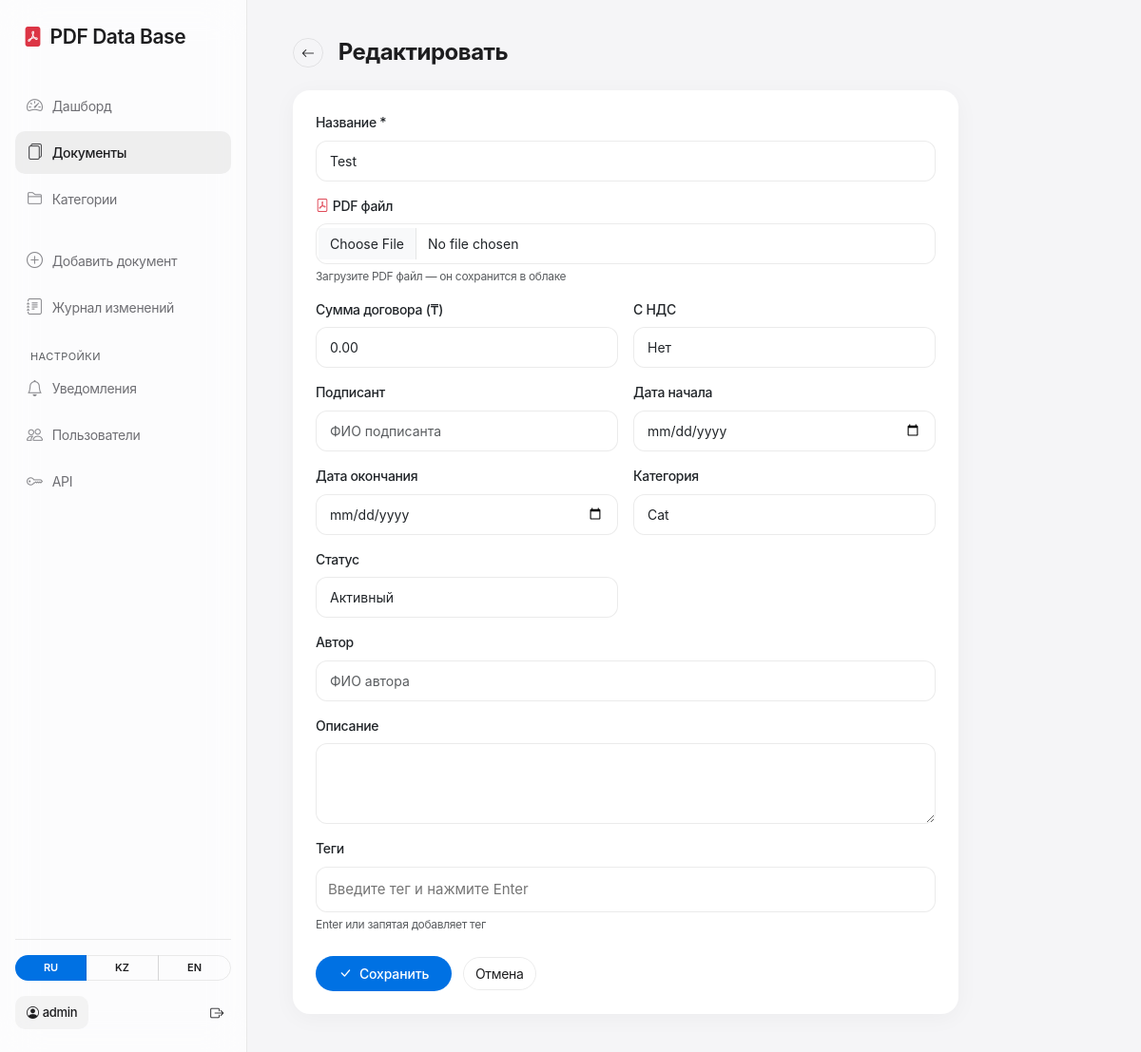
The app's page /documents/test/edit/ (signed in) with its own data.
### documents/models.py (models this page shows, shortened)
class UserProfile(models.Model):
    ROLE_VIEWER = 'viewer'
    ROLE_MANAGER = 'manager'
    ROLE_ADMIN = 'admin'
    ROLE_CHOICES = [
        (ROLE_VIEWER, _('Читатель')),
        (ROLE_MANAGER, _('Менеджер')),
        (ROLE_ADMIN, _('Администратор')),
    ]
    user = models.OneToOneField(User, on_delete=models.CASCADE, related_name='profile', verbose_name=_('Пользователь'))
    full_name = models.CharField(max_length=255, blank=True, verbose_name=_('Имя'))
    role = models.CharField(max_length=10, choices=ROLE_CHOICES, default=ROLE_MANAGER, verbose_name=_('Роль'))
    class Meta:
        verbose_name = _('Профиль пользователя')
        verbose_name_plural = _('Профили пользователей')

class Document(models.Model):
    STATUS_CHOICES = [
        ('active', _('Активный')),
        ('archived', _('В архиве')),
        ('draft', _('Черновик')),
    ]
    title = models.CharField(max_length=255, verbose_name=_('Название'))
    description = models.TextField(blank=True, verbose_name=_('Описание'))
    category = models.ForeignKey(
        Category, on_delete=models.SET_NULL, null=True, blank=True, verbose_name=_('Категория')
    )
    pdf_file = models.FileField(upload_to='pdfs/', blank=True, null=True, verbose_name=_('PDF файл'))
    amount = models.DecimalField(max_digits=15, decimal_places=2, default=0, verbose_name=_('Сумма договора'))
    with_vat = models.BooleanField(default=False, verbose_name=_('С НДС'))
    signatory = models.CharField(max_length=255, blank=True, verbose_name=_('Подписант'))
    author = models.CharField(max_length=150, blank=True, verbose_name=_('Автор'))
    tags = models.ManyToManyField(Tag, blank=True, related_name='documents', verbose_name=_('Теги'))
    status = models.CharField(max_length=20, choices=STATUS_CHOICES, default='active', verbose_name=_('Статус'))
    start_date = models.DateField(null=True, blank=True, verbose_name=_('Дата начала'))
    end_date = models.DateField(null=True, blank=True, verbose_name=_('Дата окончания'))
    pdf_text = models.TextField(blank=True, editable=False, verbose_name=_('Текст PDF'))
    created_at = models.DateTimeField(default=timezone.now, verbose_name=_('Дата добавления'))
    updated_at = models.DateTimeField(auto_now=True, verbose_name=_('Дата обновления'))
    slug = models.SlugField(max_length=255, unique=True, blank=True, verbose_name='Slug')
    class Meta:
        verbose_name = _('Документ')
        verbose_name_plural = _('Документы')
        ordering = ['-created_at']

### documents/views.py (the view)
# urls.py: path('documents/<str:slug>/edit/', views.document_edit, name='document_edit'),
@login_required
@role_required(UserProfile.ROLE_MANAGER, UserProfile.ROLE_ADMIN)
def document_edit(request, slug):
    document = get_object_or_404(Document, slug=slug)
    if request.method == 'POST':
        form = DocumentForm(request.POST, request.FILES, instance=document, user=request.user)
        if form.is_valid():
            document = form.save()
            messages.success(request, _('Документ обновлён!'))
            return redirect('document_detail', slug=document.slug)
    else:
        form = DocumentForm(instance=document, user=request.user)
    return render(request, 'documents/document_form.html', {
        'form': form,
        'title': _('Редактировать'),
        'has_pdf_file': bool(document.pdf_file),
    })

### documents/context_processors.py (called while the page is built)
def user_role(request):
    return {'user_role': get_user_role(request.user) if request.user.is_authenticated else None}

### documents/models.py (called while the page is built)
    def __str__(self):
        return self.name

### documents/permissions.py (called while the page is built)
def get_user_role(user):
    if not user.is_authenticated:
        return None
    if user.is_superuser:
        return UserProfile.ROLE_ADMIN
    profile, _ = UserProfile.objects.get_or_create(user=user)
    return profile.role

def role_required(*roles):
    def decorator(view_func):
        @wraps(view_func)
        def wrapper(request, *args, **kwargs):
            role = get_user_role(request.user)
            if role not in roles:
                raise PermissionDenied(_('Недостаточно прав для этого действия.'))
            return view_func(request, *args, **kwargs)
        return wrapper
    return decorator

### documents/templatetags/documents_extras.py (called while the page is built)
@register.filter
def user_display_name(user):
    from documents.utils import get_user_display_name as display_name
    return display_name(user)

### documents/utils.py (called while the page is built)
def get_user_display_name(user):
    if not user:
        return ''
    profile = getattr(user, 'profile', None)
    if profile is not None and profile.full_name.strip():
        return profile.full_name.strip()
    name = user.get_full_name().strip()
    return name or user.username

### templates/documents/document_form.html (shortened to what this page needs)
{% extends 'base.html' %}
{% load i18n static %}
{% block content %}
<div class="d-flex align-items-center mb-4">
  <a href="{% url 'document_list' %}" class="btn btn-outline-secondary btn-sm me-3"><i class="bi bi-arrow-left"></i></a>
  <h4 class="fw-bold mb-0">{{ title }}</h4>
</div>
<div class="card p-4" style="max-width:700px">
  <form method="post" enctype="multipart/form-data" id="documentForm" data-has-pdf="{% if has_pdf_file %}true{% else %}false{% endif %}">{% csrf_token %}
    <div class="row g-3">
      <div class="col-12"><label class="form-label fw-medium">{% trans "Название *" %}</label>{{ form.title }}</div>
      <div class="col-12">
        <label class="form-label fw-medium"><i class="bi bi-file-pdf text-danger me-1"></i>{% trans "PDF файл" %}</label>
        {{ form.pdf_file }}
        <div class="form-text text-muted" style="font-size:12px;">{% trans "Загрузите PDF файл — он сохранится в облаке" %}</div>
      </div>
      <div class="col-md-6"><label class="form-label fw-medium">{% trans "Сумма договора (₸)" %}</label>{{ form.amount }}</div>
      <div class="col-md-6"><label class="form-label fw-medium">{{ form.with_vat.label }}</label>{{ form.with_vat }}</div>
      <div class="col-md-6"><label class="form-label fw-medium">{% trans "Подписант" %}</label>{{ form.signatory }}</div>
      <div class="col-md-6"><label class="form-label fw-medium">{% trans "Дата начала" %}</label>{{ form.start_date }}</div>
      <div class="col-md-6"><label class="form-label fw-medium">{% trans "Дата окончания" %}</label>{{ form.end_date }}</div>
      <div class="col-md-6"><label class="form-label fw-medium">{% trans "Категория" %}</label>{{ form.category }}</div>
      <div class="col-md-6"><label class="form-label fw-medium">{% trans "Статус" %}</label>{{ form.status }}</div>
      <div class="col-12"><label class="form-label fw-medium">{% trans "Автор" %}</label>{{ form.author }}</div>
      <div class="col-12"><label class="form-label fw-medium">{% trans "Описание" %}</label>{{ form.description }}</div>
      <div class="col-12">
        <label class="form-label fw-medium">{% trans "Теги" %}</label>
        <div class="tag-input-wrapper" data-autocomplete-url="{% url 'tag_autocomplete' %}">
          <input type="text" id="tagTextInput" class="tag-text-input" list="tagSuggestions" placeholder="{% trans 'Введите тег и нажмите Enter' %}" autocomplete="off">
        </div>
        <div class="form-text text-muted" style="font-size:12px;">{% trans "Enter или запятая добавляет тег" %}</div>
      </div>
      <div class="col-12 pt-2">
        <button type="submit" class="btn btn-primary px-4"><i class="bi bi-check-lg me-2"></i>{% trans "Сохранить" %}</button>
        <a href="{% url 'document_list' %}" class="btn btn-outline-secondary ms-2">{% trans "Отмена" %}</a>
      </div>
    </div>
  </form>
</div>
{% endblock %}

### templates/base.html (shortened to what this page needs)
<!DOCTYPE html>
{% load i18n static documents_extras %}
{% get_current_language as LANGUAGE_CODE %}
<html lang="{{ LANGUAGE_CODE|slice:':2' }}">
<head>
<link href="https://cdn.jsdelivr.net/npm/bootstrap@5.3.0/dist/css/bootstrap.min.css" rel="stylesheet">
<link href="https://cdn.jsdelivr.net/npm/bootstrap-icons@1.10.0/font/bootstrap-icons.css" rel="stylesheet">
</head>
<body>
<div class="sidebar" id="sidebar">
  <a href="{% url 'home' %}" class="brand text-decoration-none {% if request.resolver_match.url_name == 'home' %}active{% endif %}"><i class="bi bi-file-pdf-fill text-danger me-2"></i>PDF Data Base</a>
  {% if user.is_authenticated %}
  <ul class="nav flex-column flex-grow-1">
    <li class="nav-item"><a class="nav-link {% if request.resolver_match.url_name == 'dashboard' %}active{% endif %}" href="{% url 'dashboard' %}"><i class="bi bi-speedometer2"></i>{% trans "Дашборд" %}</a></li>
    <li class="nav-item"><a class="nav-link {% if 'document' in request.resolver_match.url_name %}active{% endif %}" href="{% url 'document_list' %}"><i class="bi bi-files"></i>{% trans "Документы" %}</a></li>
    <li class="nav-item"><a class="nav-link {% if 'category' in request.resolver_match.url_name %}active{% endif %}" href="{% url 'category_list' %}"><i class="bi bi-folder2"></i>{% trans "Категории" %}</a></li>
    {% if user_role != 'viewer' %}
    <li class="nav-item mt-3"><a class="nav-link" href="{% url 'document_create' %}"><i class="bi bi-plus-circle"></i>{% trans "Добавить документ" %}</a></li>
    {% endif %}
    {% if user_role == 'admin' %}
    <li class="nav-item"><a class="nav-link {% if request.resolver_match.url_name == 'audit_log' %}active{% endif %}" href="{% url 'audit_log' %}"><i class="bi bi-journal-text"></i>{% trans "Журнал изменений" %}</a></li>
    {% endif %}
    <li class="nav-item mt-3 px-3"><small class="text-muted text-uppercase" style="font-size:11px; letter-spacing:0.04em;">{% trans "Настройки" %}</small></li>
    <li class="nav-item"><a class="nav-link {% if request.resolver_match.url_name == 'notification_settings' %}active{% endif %}" href="{% url 'notification_settings' %}"><i class="bi bi-bell"></i>{% trans "Уведомления" %}</a></li>
    {% if user_role == 'admin' %}
    <li class="nav-item"><a class="nav-link {% if request.resolver_match.url_name == 'user_list' %}active{% endif %}" href="{% url 'user_list' %}"><i class="bi bi-people"></i>{% trans "Пользователи" %}</a></li>
    <li class="nav-item"><a class="nav-link {% if request.resolver_match.url_name == 'api_settings' %}active{% endif %}" href="{% url 'api_settings' %}"><i class="bi bi-key"></i>API</a></li>
    {% endif %}
  </ul>
  <div class="mt-auto pt-3 border-top" style="border-color: var(--apple-border) !important;">
    <div class="mb-3">{% include 'partials/language_switcher.html' %}</div>
    <div class="d-flex align-items-center justify-content-between">
      <span class="user-badge"><i class="bi bi-person-circle me-1"></i>{{ request.user|user_display_name }}</span>
      <a href="{% url 'logout' %}" class="btn btn-sm btn-outline-secondary border-0" title="{% trans 'Выйти' %}"><i class="bi bi-box-arrow-right"></i></a>
    </div>
  </div>
  {% else %}
  <div class="flex-grow-1"></div>
  <div class="mt-auto pt-3 border-top" style="border-color: var(--apple-border) !important;">
    <div class="mb-3">{% include 'partials/language_switcher.html' %}</div>
    <a href="{% url 'login' %}" class="btn btn-primary w-100">{% trans "Войти" %}</a>
  </div>
  {% endif %}
</div>
<main>
  {% block content %}{% endblock %}
</main>
</body>
</html>

### templates/base.html (style rules this page uses)
:root { --apple-bg: #f5f5f7; --apple-card: #ffffff; --apple-text: #1d1d1f; --apple-muted: #6e6e73; --apple-blue: #0071e3; --apple-blue-hover: #0077ed; --apple-border: rgba(0,0,0,0.08); --apple-shadow: 0 4px 24px rgba(0,0,0,0.04); --apple-radius: 18px; --sidebar-width: 260px; }
* { -webkit-font-smoothing: antialiased; -moz-osx-font-smoothing: grayscale; }
body { background: var(--apple-bg); color: var(--apple-text); font-family: -apple-system, BlinkMacSystemFont, "SF Pro Text", "Segoe UI", Roboto, Helvetica, Arial, sans-serif; font-size: 14px; line-height: 1.47059; letter-spacing: -0.022em; }
.sidebar { width: var(--sidebar-width); min-height: 100vh; background: rgba(255,255,255,0.72); backdrop-filter: saturate(180%) blur(20px); -webkit-backdrop-filter: saturate(180%) blur(20px); border-right: 1px solid var(--apple-border); position: fixed; left: 0; top: 0; bottom: 0; display: flex; flex-direction: column; padding: 24px 16px; z-index: 100; transition: transform 0.25s ease; }
.sidebar .brand { font-size: 21px; font-weight: 600; letter-spacing: -0.021em; color: var(--apple-text); margin-bottom: 32px; padding: 0 8px; display: block; transition: opacity 0.2s ease; }
.sidebar .nav-link { color: var(--apple-muted); border-radius: 10px; padding: 10px 12px; margin: 2px 0; font-size: 14px; font-weight: 400; transition: all 0.2s ease; }
.sidebar .nav-link.active { color: var(--apple-text); background: rgba(0,0,0,0.06); font-weight: 500; }
.sidebar .nav-link i { font-size: 17px; margin-right: 10px; opacity: 0.8; }
.user-badge { background: rgba(0,0,0,0.04); color: var(--apple-text); border-radius: 10px; padding: 8px 12px; font-size: 13px; font-weight: 500; }
main { margin-left: var(--sidebar-width); padding: 40px 48px; min-height: 100vh; }
.card { background: var(--apple-card); border: none; border-radius: var(--apple-radius); box-shadow: var(--apple-shadow); }
.btn-primary { background: var(--apple-blue); border: none; border-radius: 980px; padding: 8px 20px; font-size: 14px; font-weight: 500; letter-spacing: -0.01em; transition: all 0.2s ease; }
.btn-outline-secondary { border: 1px solid var(--apple-border); color: var(--apple-text); border-radius: 980px; font-size: 14px; font-weight: 400; }
.form-control, .form-select { border: 1px solid var(--apple-border); border-radius: 12px; padding: 10px 14px; font-size: 14px; background: #fff; transition: all 0.2s ease; }
h4, h5, h6 { letter-spacing: -0.021em; font-weight: 600; }

### templates/documents/document_form.html (style rules this page uses)
.tag-input-wrapper { border: 1px solid rgba(0,0,0,0.08); border-radius: 12px; padding: 8px 12px; display: flex; flex-wrap: wrap; align-items: center; gap: 6px; min-height: 44px; background: #fff; }
.tag-text-input { border: none; outline: none; flex: 1; min-width: 120px; font-size: 15px; padding: 4px 0; background: transparent; }

### records on screen
Document: title "Test", amount "0.00", with_vat "Нет", category "Cat", status "Активный"

### other values on screen
{{ request.user|user_display_name }} "admin"
{{ title }} "Редактировать"
